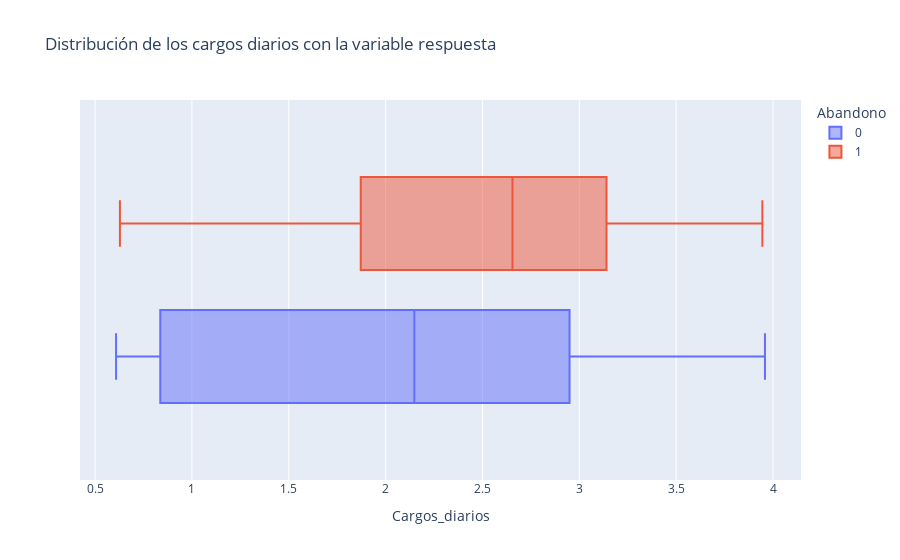

The cell this chart's notebook holds for it:
### Code cell
df_cargos_diarios_abandono = df[['Cargos_diarios', 'Abandono']]

px.box(data_frame= df_cargos_diarios_abandono, x = 'Cargos_diarios', color= 'Abandono', 
       title= 'Distribución de los cargos diarios con la variable respuesta')

### Figure 1 — Plotly figure (JSON) as saved in the notebook; plotly's stock layout.template omitted (floating-point values rounded to 4 significant figures; data arrays with more than 128 entries replaced by an {"elided": "..."} marker saying what was removed)
{"data": [{"alignmentgroup": "True", "hovertemplate": "Abandono=0<br>Cargos_diarios=%{x}<extra></extra>", "legendgroup": "0", "marker": {"color": "#636efa"}, "name": "0", "notched": false, "offsetgroup": "0", "orientation": "h", "showlegend": true, "type": "box", "x": {"elided": "5163 float values"}, "x0": " ", "xaxis": "x", "y0": " ", "yaxis": "y"}, {"alignmentgroup": "True", "hovertemplate": "Abandono=1<br>Cargos_diarios=%{x}<extra></extra>", "legendgroup": "1", "marker": {"color": "#EF553B"}, "name": "1", "notched": false, "offsetgroup": "1", "orientation": "h", "showlegend": true, "type": "box", "x": {"elided": "1869 float values"}, "x0": " ", "xaxis": "x", "y0": " ", "yaxis": "y"}], "layout": {"boxmode": "group", "legend": {"title": {"text": "Abandono"}, "tracegroupgap": 0}, "title": {"text": "Distribución de los cargos diarios con la variable respuesta"}, "xaxis": {"anchor": "y", "domain": [0, 1], "title": {"text": "Cargos_diarios"}}, "yaxis": {"anchor": "x", "domain": [0, 1]}}}
